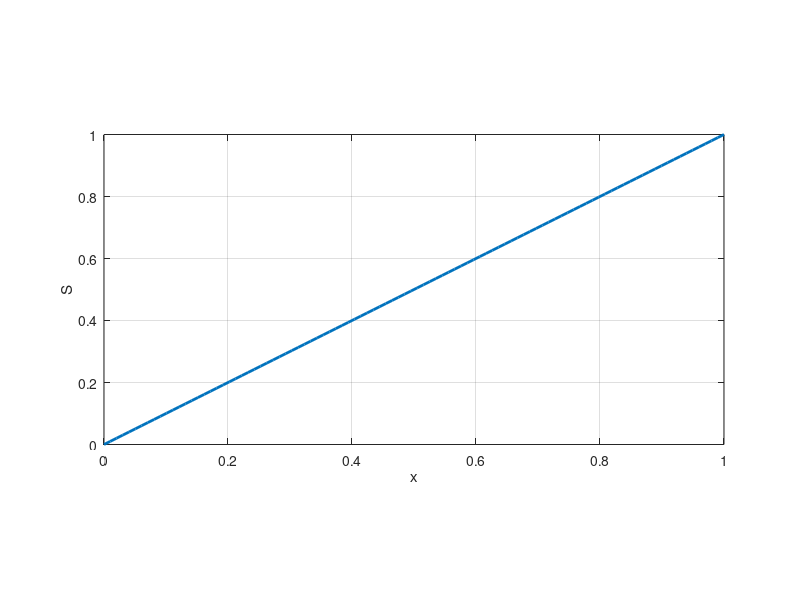

Source code (MATLAB): (Note: this script raises an error after producing the figure.)

clear all;clc;close all

set(gcf,'Position',[1 1 1000 1000]);set(gcf,'color','w');
hold on;box on;grid on;daspect([1,2,1]);
xlabel('x');ylabel('S')
t  = linspace(0,1);
LW = 2;
plot(t,t             ,'LineWidth',LW,'DisplayName','smoothstep0')
plot(t,smoothstep1(t),'LineWidth',LW,'DisplayName','smoothstep1')
plot(t,smoothstep2(t),'LineWidth',LW,'DisplayName','smoothstep2')
plot(t,smoothstep3(t),'LineWidth',LW,'DisplayName','smoothstep3')



l = legend;
l.Location = 'northwest';
l.FontSize = 20;


function y = smoothstep1(t)

         y = 3*t.^2-2*t.^3;
end

function y = smoothstep2(t)

         y = 6*t.^5-15*t.^4+10*t.^3;
end

function y = smoothstep3(t)
         
         y = -20*t.^7+70*t.^6-84*t.^5+35*t.^4 ;
end







